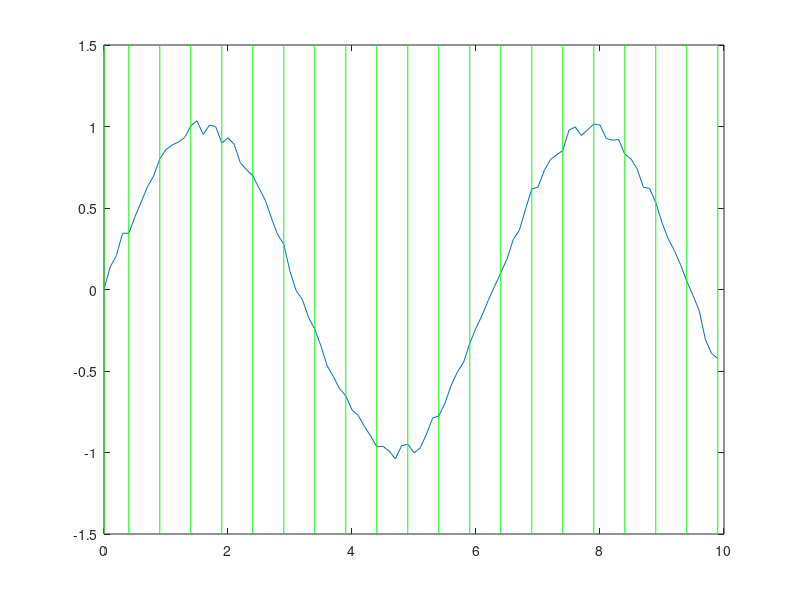
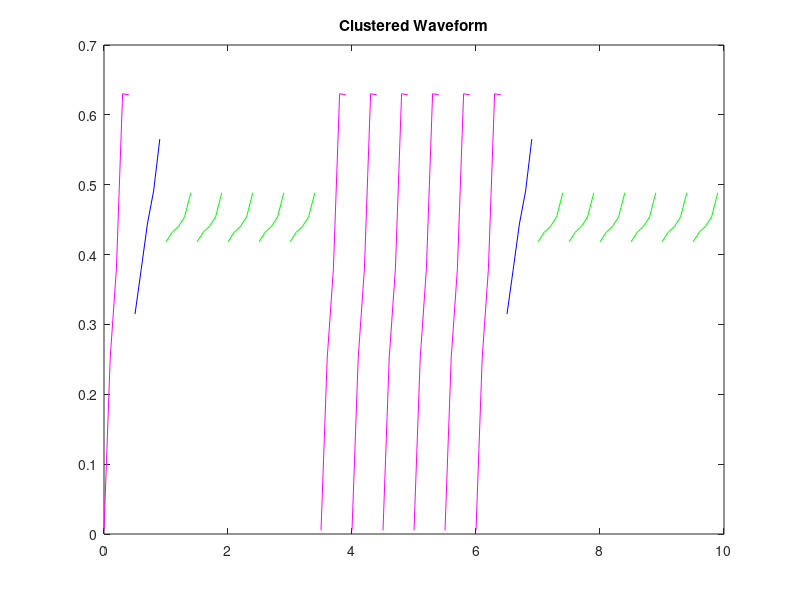

Write MATLAB code to recreate these figures, in order.
% Program to do spherical clustering on a waveform after dividing it into
% parts
% windowSize =10, k =3
% windowsize  = 5, k=5

close all;

k = 3;

maxItr =10;
% Range of x-Values
x =0.0:0.1:9.9;


%  Range of y-Values
y = sin(x)+0.1*( rand(1,100) -0.5);
%y = sin(x);
% plot the sinusoid
figure; plot( x, y );
hold all;


% Dimension of vectors taken from the original signal using windowing
% operation
windowSize = 5;


% Find the no of vectors that can be obtained from the given signal;
noOfVectors = length( x)/windowSize;

% get the y limit of the current axes
ylimit = get( gca,'ylim');

% Draw a vertical line at the starting point
plot( [ 0 , 0], ylimit ,'g' ); 
pause( 1);

% Plot the window at each window point
for i =1:1:noOfVectors
    plot( [ x( i * windowSize) ,  x( i * windowSize)], ylimit,'g'  );
    pause(1);
end




% Array to store all the vectors. Each vector is stored in a column
vectorsArray = zeros( windowSize , noOfVectors );

% Class lwabel associated with each vector
labelArray  = zeros( 1, noOfVectors );

% Vector array the mean vector of each class
meanVectorArray = zeros( windowSize , k );
prevItrMeanVectorArray = zeros( windowSize , k );

noOfVectorsInEachCluster= zeros( 1, k);

% Store the vector in the array and normalize it
for no = 1:1:noOfVectors
    for dim = 1:1:windowSize
        vectorsArray( dim , no ) = y( (no-1)* windowSize + dim );
           
    end
     l2norm =norm( vectorsArray(:,no));
     vectorsArray(:,no) = vectorsArray(:,no) /l2norm;
end

classLabel =1;
% initialize random labels to each of the vectors
for i =1:1:noOfVectors
    labelArray( 1,i ) = classLabel;
    classLabel = classLabel +1 ;
    if classLabel == k+1
        classLabel = 1;
    end
end

% Spherical Clustering iterations
for itr = 1:1: maxItr
    
    % computing the mean vectors of each class
    
    for i=1:1:k
        % Finding the class index of each vector
        vectorClassIndx =mod( labelArray( i ) ,(k+1)); %NOTE not required . label can be used directly
        meanVectorArray(:, vectorClassIndx) =  meanVectorArray(:, vectorClassIndx) + vectorsArray(:,i);
        % increment the count of vectors belonging to that class
        noOfVectorsInEachCluster(1, vectorClassIndx ) =  noOfVectorsInEachCluster(1, vectorClassIndx ) +1;
    end
    
    % Averaging to find the exact mean vector and normalizing it make it a
    % unit vector
    for j=1:1:k
        meanVectorArray(:,j) = meanVectorArray(:,j)/ noOfVectorsInEachCluster(1, j );
        mag = norm( meanVectorArray(:,j));
        meanVectorArray(:,j) = meanVectorArray(:,j) /mag;
    end
    
    % Check gfor convergence
    diffVector =meanVectorArray - prevItrMeanVectorArray;
    
    l2Sum = 0.0;
    % sum of l2 norm the differences
    for j =1:1:k
        
        l2Sum = l2Sum + norm( diffVector(:,j));
    end
    
    if l2Sum ==0
        break;
    end
        
    
    
    % update the labels of each vector
    for  i =1:1:noOfVectors
        % dotProductArray 
        dotProdArray = zeros(1, k);
        for j =1:1:k
            dotProdArray(1,j) = sum(vectorsArray( :,i) .* meanVectorArray(:,j));
        end
            maxDotProdValue = max( dotProdArray);
            labelArray(1,i ) =find( dotProdArray(:)== maxDotProdValue);
    end
    
    prevItrMeanVectorArray = meanVectorArray;
        
     
    
    
end


   
    
    colors =[ 'm', 'b' ,'g','c','y'];
    figure;
    
   % Clustered Waveform ( ie the original waveform splitted in terms of the
   % mean vectors   
   for i=1:1:noOfVectors
      label =  labelArray(1,i);
      x1= x(1,(i -1)* windowSize +1 : (i )* windowSize);
      y1 = meanVectorArray( :,label)';
       plot( x1 , y1 ,colors( 1,label));
       hold on;
   end
   title( 'Clustered Waveform');
      
%     plot( x,yClustered );
%    hold all;
%    
% % get the y limit of the current axes
% ylimit = get( gca,'ylim');
% 
% % Draw a vertical line at the starting point
% plot( [ 0 , 0], ylimit ,'g' ); 
% pause( 1);



% Plot the window at each window point
% for i =0:1:noOfVectors-1
%     plot( [ x( i * windowSize +1 ) ,  x( i * windowSize +1 )], ylimit,'g'  );
%     pause(1);
% end
% 
% for i= 1:1: noOfVectors
%     %disp(labelArray(1,i));
%     %for j=1:1:windowSize
%         yv= yClustered(1,(i-1) *windowSize +1 : i*windowSize );
%         yv'
%     %end
%     
% end






